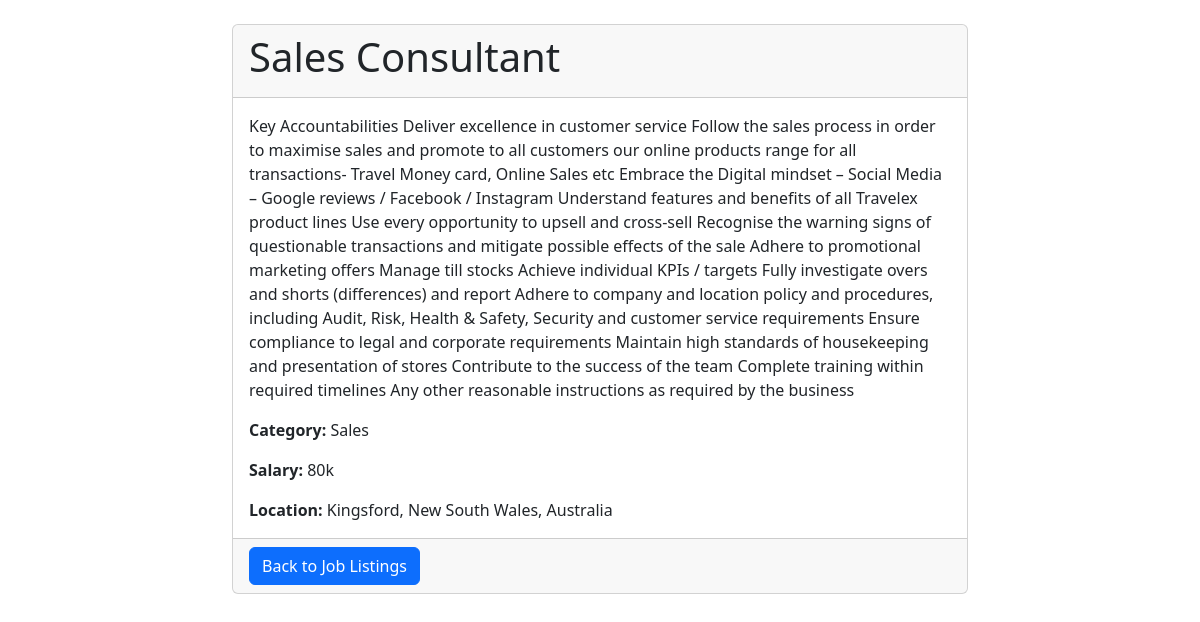
/job/1, run on the app's committed database.
### models.py (models this page shows, shortened)
class Job(db.Model):
    id = db.Column(db.Integer, primary_key=True)
    title = db.Column(db.String(100), nullable=False)
    description = db.Column(db.Text, nullable=False)
    category = db.Column(db.String(50), nullable=False)
    salary = db.Column(db.String(50), nullable=False)
    location = db.Column(db.String(100), nullable=True)
    company = db.Column(db.String(50), nullable=True)

### app.py (the view)
@app.route('/job/<int:job_id>')
def job_detail(job_id):
    job = Job.query.get(job_id)
    return render_template('job_detail.html', job=job)

### templates/job_detail.html (shortened to what this page needs)
<!DOCTYPE html>
<html>
<head>
    <link href="https://cdn.jsdelivr.net/npm/bootstrap@5.3.0/dist/css/bootstrap.min.css" rel="stylesheet">
</head>
<body>
    <div class="container mt-4">
        <div class="row">
            <div class="col-md-8 offset-md-2">
                <div class="card">
                    <div class="card-header">
                        <h1 class="card-title">{{ job.title }}</h1>
                    </div>
                    <div class="card-body">
                        <p class="card-text">{{ job.description }}</p>
                        <p class="card-text"><strong>Category:</strong> {{ job.category }}</p>
                        <p class="card-text"><strong>Salary:</strong> {{ job.salary }}</p>
                        <p class="card-text"><strong>Location:</strong> {{ job.location }}</p>
                    </div>
                    <div class="card-footer text-muted">
                        <a href="{{ url_for('index') }}" class="btn btn-primary">Back to Job Listings</a>
                    </div>
                </div>
            </div>
        </div>
    </div>
</body>
</html>

### data on the page
Job: title "Sales Consultant", description "Key Accountabilities Deliver excellence in customer service Follow the sales process in order to maximise sales and promote to all customers our online products range for all transactions- Travel Money card, Online Sales etc Embrace the Digital mindset – Social Media – Google reviews / Facebook / Instagram Understand features and benefits of all Travelex product lines Use every opportunity to upsell and cross-sell Recognise the warning signs of questionable transactions and mitigate possible effects of the sale Adhere to promotional marketing offers Manage till stocks Achieve individual KPIs / targets Fully investigate overs and shorts (differences) and report Adhere to company and location…", category "Sales", salary "80k", location "Kingsford, New South Wales, Australia"
